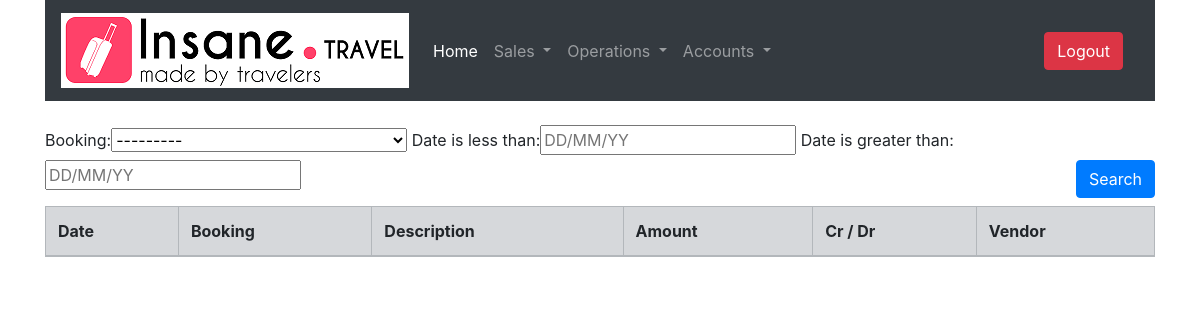
The page /accounts/trip-payments/ (signed in) on the database as committed earlier.
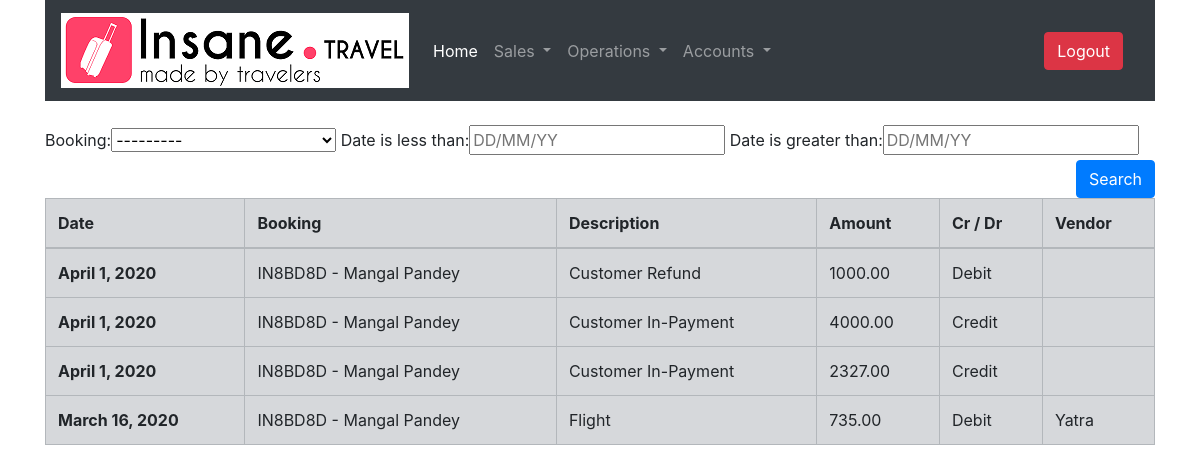
The same page on the database as committed later.
### AccountsApp/models.py (models this page shows, shortened)
class TripPayment(models.Model):
    date = models.DateField(default=date.today)
    amount = models.DecimalField(max_digits=19,decimal_places=2)
    transaction = models.ForeignKey(Transaction,related_name='TripPayments',on_delete=models.PROTECT)
    inout_type = models.CharField(max_length=25,choices=[('DR','Debit'),('CR','Credit')])
    booking = models.ForeignKey(Booking,related_name='TripPayments',on_delete=models.PROTECT)
    description = models.ForeignKey(TripPaymentHead,related_name='TripPayments',on_delete=models.PROTECT,blank=False)
    vendor = models.ForeignKey(Vendor,related_name='TripPayments',on_delete=models.PROTECT,blank=True,null=True)

class TripPaymentHead(models.Model):
    name = models.CharField(max_length=256)
    type = models.CharField(max_length=25,choices=[('CUSTOMER','Customer'),('VENDOR','Vendor')],default='VENDOR')
    def __str__(self):
        return self.name

### OperationsApp/models.py (models this page shows, shortened)
class Booking(models.Model):
    status_choices = [
        ('BOOKED', 'Booked'),
        ('TRAVELLED', 'Travelled'),
        ('CLOSED', 'Closed')
    ]
    lead = models.OneToOneField(Lead,related_name='Booking',on_delete=models.PROTECT)
    customer = models.ForeignKey(Customer,related_name='Booking',editable=False,on_delete=models.PROTECT,null=True)
    status = models.CharField(max_length=25,choices=status_choices,default='BOOKED')
    booking_date = models.DateField()
    travel_date = models.DateField()
    booked_destinations = models.CharField(max_length=256)
    sale_amount = models.DecimalField(max_digits=19,decimal_places=2,blank=True,null=True)
    projected_revenue = models.DecimalField(max_digits=19,decimal_places=2,blank=True,null=True)
    actual_revenue = models.DecimalField(max_digits=19,decimal_places=2,blank=True,null=True)
    tcs_amount = models.DecimalField(max_digits=19,decimal_places=2,blank=True,null=True)
    gst_amount = models.DecimalField(max_digits=19,decimal_places=2,blank=True,null=True)
    commission_paid = models.DecimalField(max_digits=19,decimal_places=2,blank=True,null=True)
    trip_id = models.CharField(max_length=10,editable=False)
    def __str__(self):
        booking_display_name =  '{} - {}'.format(self.lead.trip_id, self.lead.customer.name)
        return booking_display_name

### SalesApp/models.py (models this page shows, shortened)
class Lead(models.Model):
    lead_source_choices = [
        ('FNF', 'Friends & Family'),
        ('TT', 'Travel Triangle'),
        ('CRF', 'Customer Referral'),
        ('RPC', 'Repeat Customer'),
        ('FBAD','Facebook Ads'),
        ('B2B','B2B'),
        ('WEB','Website / Online Forums'),
    ]
    lead_status_choices = [
        ('NEW', 'New Enquiry'),
        ('QUOTED', 'Quoted'),
        ('BOOKED', 'Booked')
    ]
    customer = models.ForeignKey(Customer,related_name='Leads',on_delete=models.PROTECT)
    destinations = models.CharField(max_length=256)
    lead_source = models.CharField(max_length=256,choices=lead_source_choices,default='FNF')
    lead_source_id = models.CharField(max_length=25,blank=True)
    lead_status = models.CharField(max_length=25,choices=lead_status_choices,default='NEW')
    remarks = models.TextField(blank=True)
    trip_id = models.CharField(max_length=10,editable=False,unique=True,default=get_trip_id)
    creation_date = models.DateField(auto_now=True)

class Customer(models.Model):
    name = models.CharField(max_length=256)
    email = models.EmailField(unique=True)
    phone = models.PositiveIntegerField()

### ContentApp/models.py (models this page shows)
class Vendor(models.Model):
    name = models.CharField(max_length=256)
    email = models.EmailField(blank=True)
    phone = PhoneNumberField(blank=True)
    def __str__(self):
        return self.name

### AccountsApp/views.py (the view)
# urls.py: path('trip-payments/',views.TripPaymentListView.as_view(),name='trippayment_list'),
class TripPaymentListView(LoginRequiredMixin,FilterView):
    template_name = 'AccountsApp/trippayment_list.html'
    paginate_by = 10
    form_class = TripPaymentForm
    filterset_class = TripPaymentFilter
    ordering = ['booking']

### AccountsApp/templates/AccountsApp/trippayment_list.html (shortened to what this page needs)
{% extends "base_staff.html" %}
{% load static %}
{% load bootstrap_pagination %}
{% load crispy_forms_tags %}
{% load my_extras %}
{% block content %}
<div class="container">
  <br>
  <form class="form-group" method="get">
      {{filter.form}}
      <input class="btn btn-primary float-right" type="submit" value='Search' />
  </form>
  <table class="table table-bordered table-hover table-secondary">
  <thead>
    <tr>
      <th scope="col">Date</th>
      <th scope="col">Booking</th>
      <th scope="col">Description</th>
      <th scope="col">Amount</th>
      <th scope="col">Cr / Dr</th>
      <th scope="col">Vendor</th>
    </tr>
  </thead>
  <tbody>
    {% for payment in filter.qs %}
      <tr>
        <th scope="row">{{ payment.date }}</th>
        <td>{{ payment.booking}}</td>
        <td>{{ payment.description }}</td>
        <td>{{ payment.amount }}</td>
        <td>{{ payment.get_inout_type_display }}</td>
        <td> {% if payment.vendor %}{{ payment.vendor }}{% endif %} </td>
      </tr>
    {% endfor %}
    </tbody>
  </table>
</div>
{% endblock %}

### templates/base_staff.html (shortened to what this page needs)
<!DOCTYPE html>
{% load static %}
{% load bootstrap4 %}
{% load widget_tweaks %}
{% load my_extras %}
<html lang="en" dir="ltr">
  <head>
    <link rel="stylesheet" href="https://stackpath.bootstrapcdn.com/bootstrap/4.4.1/css/bootstrap.min.css">
    <link href="https://stackpath.bootstrapcdn.com/font-awesome/4.7.0/css/font-awesome.min.css" rel="stylesheet">
    <link rel="stylesheet" href="{% static 'css/master.css' %}">
  </head>
  <body>
    {% if user.is_authenticated and user.is_staff %}
    <div class="container">
      <nav class="navbar navbar-expand-lg navbar-dark bg-dark">
        <a class="navbar-brand" href="{% url 'dashboard' %}">
          <img src="{% static "images/logo_xs.png" %}" alt="Insane Travelers">
        </a>
        <div class="collapse navbar-collapse" id="navbarSupportedContent">
          <ul class="navbar-nav mr-auto">
            <li class="nav-item active">
              <a class="nav-link" href="{% url 'dashboard' %}">Home</a>
            </li>
            <li class="nav-item dropdown">
                <a class="nav-link dropdown-toggle" href="#" id="navbarDropdown" role="button" data-toggle="dropdown" aria-haspopup="true" aria-expanded="false">
                Sales
                </a>
            </li>
            <li class="nav-item dropdown">
                <a class="nav-link dropdown-toggle" href="#" id="navbarDropdown" role="button" data-toggle="dropdown" aria-haspopup="true" aria-expanded="false">
                Operations
                </a>
            </li>
            <li class="nav-item dropdown">
                <a class="nav-link dropdown-toggle" href="#" id="navbarDropdown" role="button" data-toggle="dropdown" aria-haspopup="true" aria-expanded="false">
                Accounts
                </a>
            </li>
          </ul>
          <a class="nav-link" href="{% url 'logout' %}" tabindex="-1" aria-disabled="true">
            <button class="btn btn-danger my-2 my-sm-0" type="submit">Logout</button></a>
        </div>
      </nav>
    </div>
    {% block content %}
    {% endblock %}
    {% endif %}
  </body>
</html>

Rows that differ between the two databases and show on the page:
added TripPayment: date "April 1, 2020", booking "IN8BD8D - Mangal Pandey", description "Customer Refund", amount "1000.00", inout_type "Debit"
added TripPayment: date "April 1, 2020", booking "IN8BD8D - Mangal Pandey", description "Customer In-Payment", amount "4000.00", inout_type "Credit"
added TripPayment: date "April 1, 2020", booking "IN8BD8D - Mangal Pandey", description "Customer In-Payment", amount "2327.00", inout_type "Credit"
added TripPayment: date "March 16, 2020", booking "IN8BD8D - Mangal Pandey", description "Flight", amount "735.00", inout_type "Debit", vendor "Yatra"
